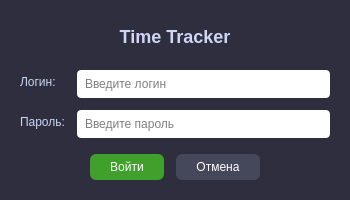
<?xml version="1.0" encoding="UTF-8"?>
<ui version="4.0">
 <class>AuthDialog</class>
 <widget class="QDialog" name="AuthDialog">
  <property name="geometry">
   <rect>
    <x>0</x>
    <y>0</y>
    <width>350</width>
    <height>200</height>
   </rect>
  </property>
  <property name="windowTitle">
   <string>Вход в Time Tracker</string>
  </property>
  <property name="styleSheet">
   <string>QDialog { background-color: #2e2e3e; } QLabel { color: #cdd6f4; }</string>
  </property>
  <layout class="QVBoxLayout" name="verticalLayout">
   <property name="spacing"><number>16</number></property>
   <property name="leftMargin"><number>20</number></property>
   <property name="topMargin"><number>20</number></property>
   <property name="rightMargin"><number>20</number></property>
   <property name="bottomMargin"><number>20</number></property>
   <item>
    <widget class="QLabel" name="lblTitle">
     <property name="text">
      <string>&lt;h2&gt;Time Tracker&lt;/h2&gt;</string>
     </property>
     <property name="alignment">
      <set>Qt::AlignCenter</set>
     </property>
    </widget>
   </item>
   <item>
    <layout class="QFormLayout" name="formLayout">
     <property name="spacing"><number>12</number></property>
     <item row="0" column="0">
      <widget class="QLabel" name="lblLogin">
       <property name="text">
        <string>Логин:</string>
       </property>
       <property name="minimumWidth">
        <number>80</number>
       </property>
      </widget>
     </item>
     <item row="0" column="1">
      <widget class="QLineEdit" name="editLogin">
       <property name="placeholderText">
        <string>Введите логин</string>
       </property>
       <property name="styleSheet">
        <string>QLineEdit { padding: 6px; border-radius: 4px; }</string>
       </property>
      </widget>
     </item>
     <item row="1" column="0">
      <widget class="QLabel" name="lblPassword">
       <property name="text">
        <string>Пароль:</string>
       </property>
      </widget>
     </item>
     <item row="1" column="1">
      <widget class="QLineEdit" name="editPassword">
       <property name="placeholderText">
        <string>Введите пароль</string>
       </property>
       <property name="styleSheet">
        <string>QLineEdit { padding: 6px; border-radius: 4px; }</string>
       </property>
      </widget>
     </item>
    </layout>
   </item>
   <item>
    <layout class="QHBoxLayout" name="buttonLayout">
     <property name="spacing"><number>12</number></property>
     <item>
      <spacer>
       <property name="orientation">
        <enum>Qt::Horizontal</enum>
       </property>
       <property name="sizeHint" stdset="0">
        <size>
         <width>40</width>
         <height>20</height>
        </size>
       </property>
      </spacer>
     </item>
     <item>
      <widget class="QPushButton" name="btnLogin">
       <property name="text">
        <string>Войти</string>
       </property>
       <property name="default">
        <bool>true</bool>
       </property>
       <property name="styleSheet">
        <string>QPushButton { background-color: #40a02b; color: white; padding: 6px 20px; border-radius: 6px; } QPushButton:hover { background-color: #50c030; }</string>
       </property>
      </widget>
     </item>
     <item>
      <widget class="QPushButton" name="btnCancel">
       <property name="text">
        <string>Отмена</string>
       </property>
       <property name="styleSheet">
        <string>QPushButton { background-color: #45475a; color: white; padding: 6px 20px; border-radius: 6px; } QPushButton:hover { background-color: #585b70; }</string>
       </property>
      </widget>
     </item>
     <item>
      <spacer>
       <property name="orientation">
        <enum>Qt::Horizontal</enum>
       </property>
       <property name="sizeHint" stdset="0">
        <size>
         <width>40</width>
         <height>20</height>
        </size>
       </property>
      </spacer>
     </item>
    </layout>
   </item>
  </layout>
 </widget>
 <resources/>
 <connections/>
</ui>
